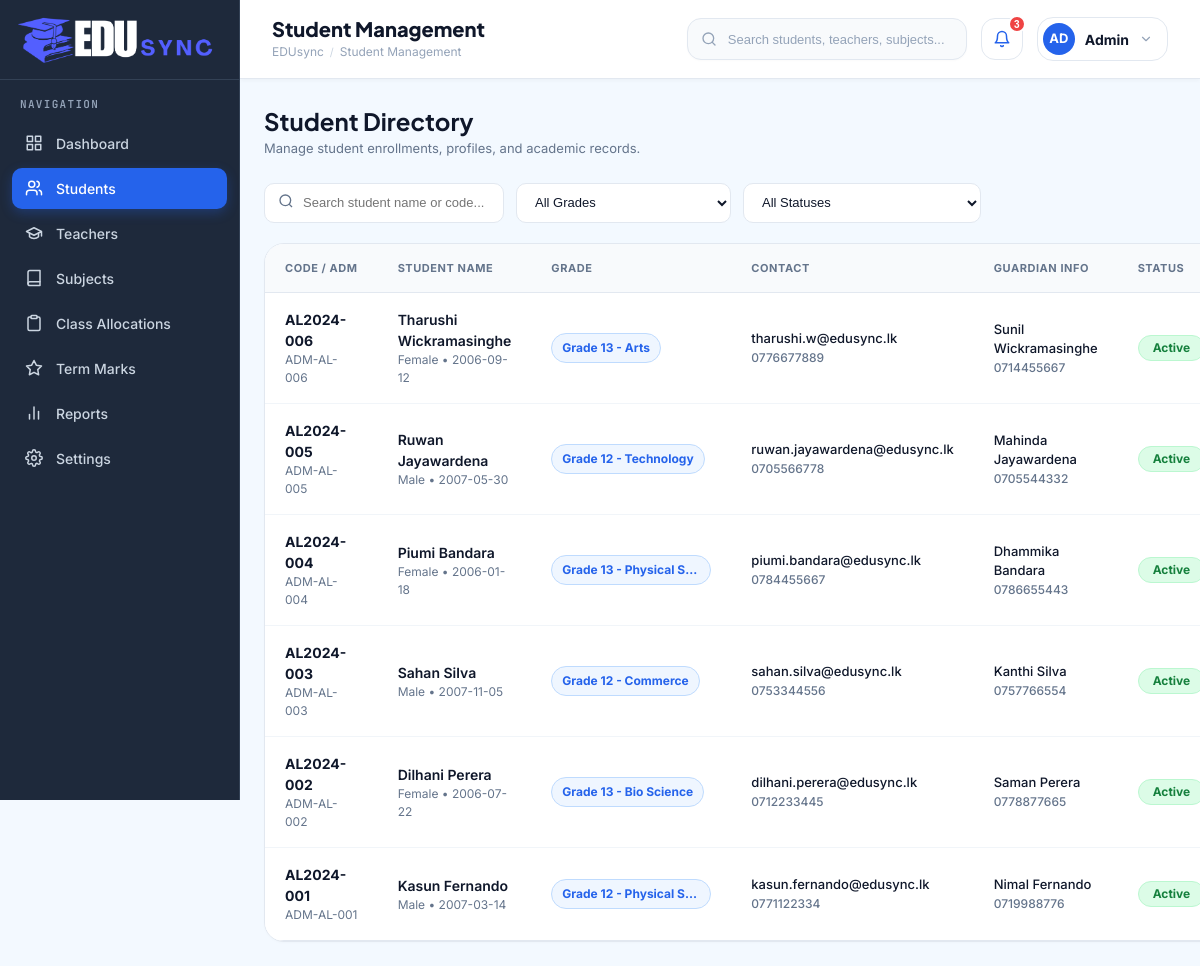
Before: /students.php with the older database file.
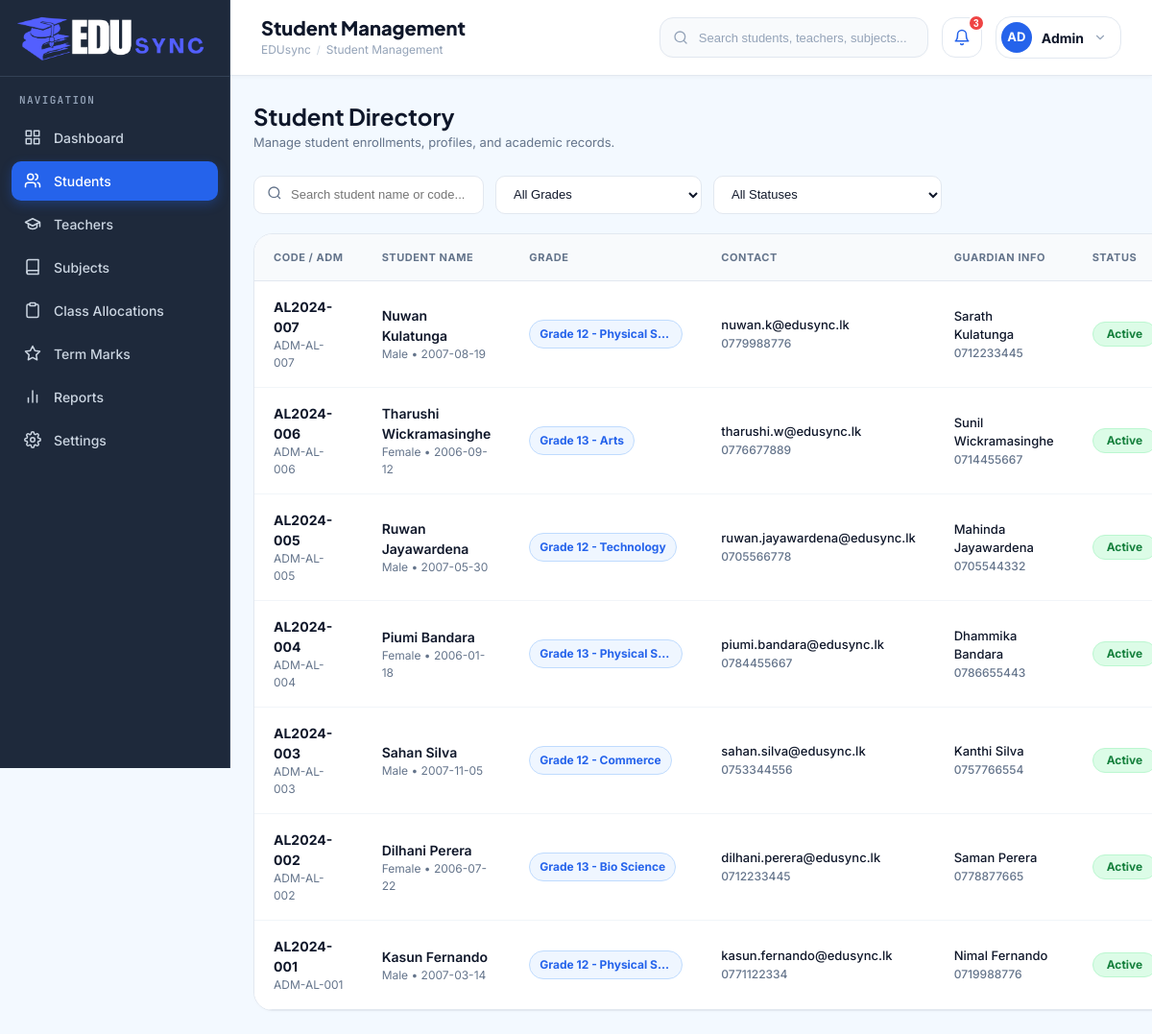
After: the same page with the newer database file.
### tables this page shows
CREATE TABLE `students` (
  `id` INT AUTO_INCREMENT PRIMARY KEY,
  `student_code` VARCHAR(20) NOT NULL UNIQUE,
  `adm_no` VARCHAR(30) NOT NULL UNIQUE,
  `first_name` VARCHAR(50) NOT NULL,
  `last_name` VARCHAR(50) NOT NULL,
  `dob` DATE NOT NULL,
  `gender` ENUM('Male', 'Female', 'Other') NOT NULL,
  `email` VARCHAR(100) NOT NULL UNIQUE,
  `phone` VARCHAR(20) NOT NULL,
  `address` TEXT NOT NULL,
  `guardian_name` VARCHAR(100) NOT NULL,
  `guardian_phone` VARCHAR(20) NOT NULL,
  `grade` VARCHAR(50) NOT NULL,
  `status` ENUM('Active', 'Inactive', 'Completed A/L') DEFAULT 'Active',
  `photo` VARCHAR(255) DEFAULT NULL,
  `created_at` TIMESTAMP DEFAULT CURRENT_TIMESTAMP
);

### classes/Student.php (called while the page is built, shortened)
<?php
require_once __DIR__ . '/../config/Database.php';
class Student {
    private $db;
    public function __construct() {
        $dbInstance = new Database();
        $this->db = $dbInstance->getConnection();
    }
    public function getAll($search = '', $gradeFilter = '', $statusFilter = '') {
        $sql = "SELECT * FROM students WHERE 1=1";
        $params = [];
        $sql .= " ORDER BY id DESC";
        $stmt = $this->db->prepare($sql);
        $stmt->execute($params);
        return $stmt->fetchAll(PDO::FETCH_ASSOC);
    }
}

### config/Database.php (called while the page is built)
<?php
class Database {
    private $host = "localhost";
    private $db_name = "school_db";
    private $username = "root";
    private $password = "";
    private $conn = null;
    public function getConnection() {
        if ($this->conn === null) {
            try {
                $dsn = "mysql:host=" . $this->host . ";dbname=" . $this->db_name . ";charset=utf8mb4";
                $options = [
                    PDO::ATTR_ERRMODE => PDO::ERRMODE_EXCEPTION,
                    PDO::ATTR_DEFAULT_FETCH_MODE => PDO::FETCH_ASSOC,
                    PDO::ATTR_EMULATE_PREPARES => false,
                ];
                $this->conn = new PDO($dsn, $this->username, $this->password, $options);
            } catch (PDOException $exception) {
                $this->conn = null;
            }
        }
        return $this->conn;
    }
}
?>

### students.php (the view, shortened to what the rows shown need)
<?php
require_once __DIR__ . '/classes/Student.php';
$studentService = new Student();
$search = $_GET['search'] ?? '';
$gradeFilter = $_GET['grade'] ?? '';
$statusFilter = $_GET['status'] ?? '';
$students = $studentService->getAll($search, $gradeFilter, $statusFilter);
include_once __DIR__ . '/includes/header.php';
?>
<div class="main-wrapper">
    <?php include_once __DIR__ . '/includes/navbar.php'; ?>
    <main class="content-body">
        <div class="page-header">
            <div>
                <h1 class="page-title">Student Directory</h1>
            </div>
        </div>
        <div class="dash-card card-full" style="padding: 0; overflow: hidden;">
            <div style="overflow-x: auto;">
                <table class="students-table" style="width: 100%; border-collapse: collapse; font-size: 14px;">
                    <thead>
                        <tr style="background: var(--body-bg); border-bottom: 1px solid var(--card-border); text-align: left; color: var(--text-muted); font-size: 12px; font-weight: 700; text-transform: uppercase;">
                            <th style="padding: 16px 20px;">Code / Adm</th>
                            <th style="padding: 16px 20px;">Student Name</th>
                            <th style="padding: 16px 20px;">Grade</th>
                            <th style="padding: 16px 20px;">Contact</th>
                            <th style="padding: 16px 20px;">Guardian Info</th>
                            <th style="padding: 16px 20px;">Status</th>
                        </tr>
                    </thead>
                    <tbody>
                        <?php if (empty($students)): ?>
                            <tr>
                                <td colspan="7" style="padding: 40px; text-align: center; color: var(--text-muted);">
                                    No student records found.
                                </td>
                            </tr>
                        <?php else: ?>
                            <?php foreach ($students as $st): ?>
                                <tr style="border-bottom: 1px solid var(--card-border);">
                                    <td style="padding: 16px 20px;">
                                        <div style="font-weight: 700; color: var(--text-main);"><?php echo htmlspecialchars($st['student_code']); ?></div>
                                        <div style="font-size: 12px; color: var(--text-muted);"><?php echo htmlspecialchars($st['adm_no']); ?></div>
                                    </td>
                                    <td style="padding: 16px 20px;">
                                        <div style="font-weight: 600; color: var(--text-main);"><?php echo htmlspecialchars($st['first_name'] . ' ' . $st['last_name']); ?></div>
                                        <div style="font-size: 12px; color: var(--text-muted);"><?php echo htmlspecialchars($st['gender'] . ' • ' . $st['dob']); ?></div>
                                    </td>
                                    <td style="padding: 16px 20px; white-space: nowrap;">
                                        <span class="subject-badge">
                                            <?php echo htmlspecialchars($st['grade']); ?>
                                        </span>
                                    </td>
                                    <td style="padding: 16px 20px;">
                                        <div style="color: var(--text-main); font-size: 13px; font-weight: 500;"><?php echo htmlspecialchars($st['email']); ?></div>
                                        <div style="font-size: 12px; color: var(--text-muted); font-weight: 500;"><?php echo htmlspecialchars($st['phone']); ?></div>
                                    </td>
                                    <td style="padding: 16px 20px;">
                                        <div style="color: var(--text-main); font-size: 13px; font-weight: 500;"><?php echo htmlspecialchars($st['guardian_name']); ?></div>
                                        <div style="font-size: 12px; color: var(--text-muted); font-weight: 500;"><?php echo htmlspecialchars($st['guardian_phone']); ?></div>
                                    </td>
                                    <td style="padding: 16px 20px; white-space: nowrap;">
                                        <?php if ($st['status'] === 'Active'): ?>
                                            <span class="status-badge status-active">Active</span>
                                        <?php elseif ($st['status'] === 'Completed A/L'): ?>
                                            <span class="status-badge" style="background: #f3e8ff; color: #7e22ce; border: 1px solid #e9d5ff; font-weight: 700;">Completed A/L</span>
                                        <?php else: ?>
                                            <span class="status-badge status-inactive">Inactive</span>
                                        <?php endif; ?>
                                    </td>
                                </tr>
                            <?php endforeach; ?>
                        <?php endif; ?>
                    </tbody>
                </table>
            </div>
        </div>
    </main>
<?php include_once __DIR__ . '/includes/footer.php'; ?>

Changed rows visible on the page:
added students: student_code "AL2024-007", adm_no "ADM-AL-007", first_name+last_name "Nuwan Kulatunga", gender+dob "Male • 2007-08-19", grade "Grade 12 - Physical S…", email "nuwan.k@edusync.lk", phone "0779988776", guardian_name "Sarath Kulatunga", guardian_phone "0712233445", status "Active"
